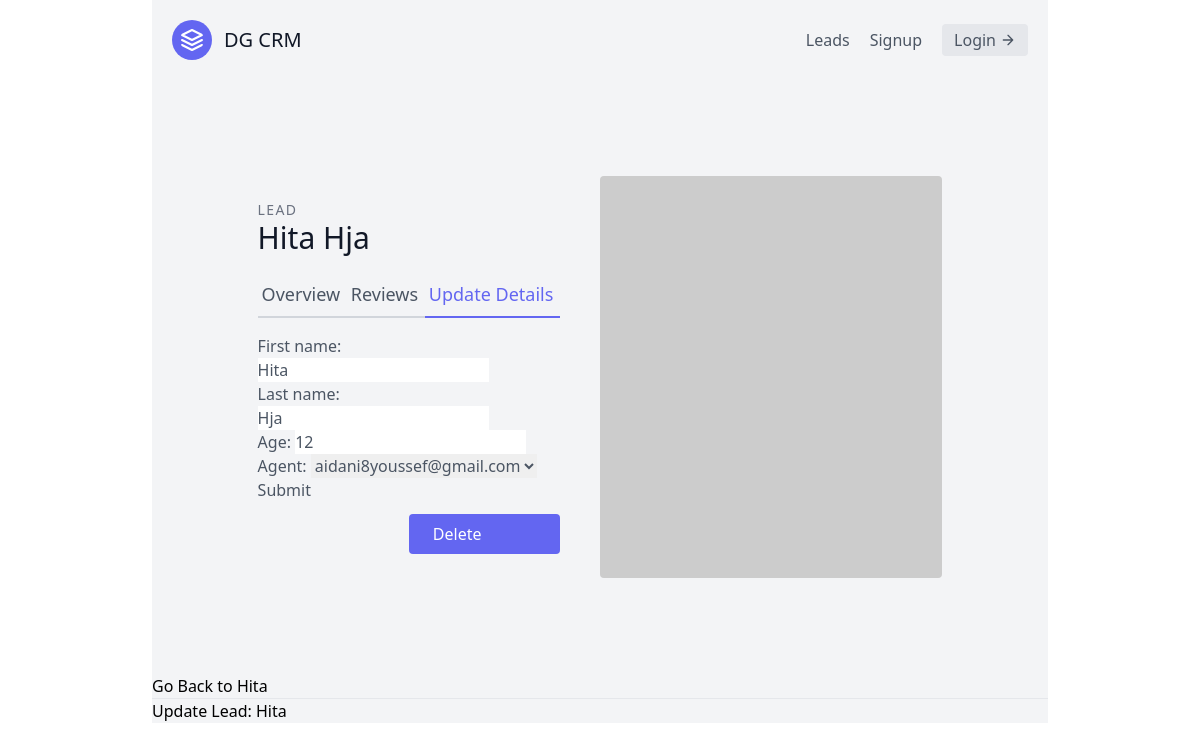
Screenshot of /leads/4/update with the database file from the repository.
### leads/models.py (models this page shows, shortened)
class Lead(models.Model):
    SOURCE_CHOICES = (
        ('YT','Youtube'),
        ('GOOGLE','Google'),
        ('NL','NewsLetter')
    )
    first_name = models.CharField(max_length=20)
    last_name = models.CharField(max_length=20)
    age = models.IntegerField(default=0) # cant be less than 0
    phoned = models.BooleanField(default=False)
    sources = models.CharField(choices=SOURCE_CHOICES, max_length=100)
    profile_picture = models.ImageField(blank=True,null=True)
    special_files = models.FileField(blank=True,null=True)
    agent = models.ForeignKey('SalesAgents', on_delete = models.CASCADE)

### leads/views.py (the view)
# urls.py: path('<int:pk>/update',lead_update,name='lead-update'),
def lead_update(request,pk):
    lead = Lead.objects.get(id=pk)
    form = LeadModelForm(instance=lead)
    if request.method == 'POST':
        form = LeadModelForm(request.POST,instance=lead)
        if form.is_valid():
            form.save()
            return redirect('/leads')
    context = {
        'lead':lead,
        'form':form
    }
    return render(request, 'lead_update.html', context)

### leads/forms.py
class LeadModelForm(forms.ModelForm):
    class Meta:
        model = Lead
        fields = [
            'first_name',
            'last_name',
            'age',
            'agent'
        ]

### leads/models.py (called while the page is built)
    def __str__(self):
        return self.user.email

### leads/templates/lead_update.html (shortened to what this page needs)
{% extends 'base.html' %}
{% block content %}
        <section class="text-gray-600 body-font overflow-hidden">
  <div class="container px-5 py-24 mx-auto">
    <div class="lg:w-4/5 mx-auto flex flex-wrap">
      <div class="lg:w-1/2 w-full lg:pr-10 lg:py-6 mb-6 lg:mb-0">
        <h2 class="text-sm title-font text-gray-500 tracking-widest">LEAD</h2>
        <h1 class="text-gray-900 text-3xl title-font font-medium mb-4">{{ lead.first_name }} {{ lead.last_name }}</h1>
        <div class="flex mb-4">
          <a href="{% url 'leads:lead-details' lead.pk %}" class="flex-grow border-b-2 border-gray-300 py-2 text-lg px-1">
              Overview
          </a>
          <a class="flex-grow border-b-2 border-gray-300 py-2 text-lg px-1">
              Reviews
          </a>
          <a href="{% url 'leads:lead-update' lead.pk %}" class="flex-grow text-indigo-500 border-b-2 border-indigo-500 py-2 text-lg px-1">
              Update Details
          </a>
        </div>
          <form method="post">
            {{ form.as_p }}
            <button type="submit">Submit</button>
          </form>
           <a href="{% url 'leads:lead-delete' lead.pk %}" class="w-1/2 mt-3 flex ml-auto text-white bg-indigo-500 border-0 py-2 px-6 focus:outline-none hover:bg-indigo-600 rounded">Delete</a>
      </div>
      <img alt="ecommerce" class="lg:w-1/2 w-full lg:h-auto h-64 object-cover object-center rounded" src="https://dummyimage.com/400x400">
    </div>
  </div>
</section>
    <a href="{% url 'leads:lead-details' lead.pk %}">Go Back to {{ lead.first_name }}</a>
    <hr>
    <h2>Update Lead: {{ lead.first_name }}</h2>
{% endblock content %}

### rows the page displays
Lead: first_name "Hita", last_name "Hja", age "12", agent "aidani8youssef@gmail.com"
